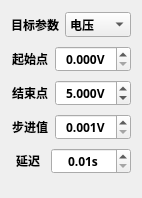
                   <widget class="QWidget" name="scrollAreaWidgetContents_2">
                    <property name="geometry">
                     <rect>
                      <x>0</x>
                      <y>0</y>
                      <width>142</width>
                      <height>198</height>
                     </rect>
                    </property>
                    <layout class="QVBoxLayout" name="verticalLayout_16">
                     <item>
                      <layout class="QHBoxLayout" name="horizontalLayout_14" stretch="1,2">
                       <property name="spacing">
                        <number>6</number>
                       </property>
                       <item>
                        <widget class="QLabel" name="label_11">
                         <property name="minimumSize">
                          <size>
                           <width>0</width>
                           <height>28</height>
                          </size>
                         </property>
                         <property name="font">
                          <font>
                           <family>Sarasa Fixed SC SemiBold</family>
                           <bold>true</bold>
                          </font>
                         </property>
                         <property name="text">
                          <string>目标参数</string>
                         </property>
                         <property name="alignment">
                          <set>Qt::AlignCenter</set>
                         </property>
                         <property name="margin">
                          <number>6</number>
                         </property>
                        </widget>
                       </item>
                       <item>
                        <widget class="QComboBox" name="comboSweepTarget">
                         <property name="maximumSize">
                          <size>
                           <width>80</width>
                           <height>16777215</height>
                          </size>
                         </property>
                         <property name="font">
                          <font>
                           <family>Sarasa Fixed SC SemiBold</family>
                           <bold>true</bold>
                          </font>
                         </property>
                         <property name="sizeAdjustPolicy">
                          <enum>QComboBox::AdjustToContentsOnFirstShow</enum>
                         </property>
                         <item>
                          <property name="text">
                           <string>电压</string>
                          </property>
                         </item>
                         <item>
                          <property name="text">
                           <string>电流</string>
                          </property>
                         </item>
                        </widget>
                       </item>
                      </layout>
                     </item>
                     <item>
                      <layout class="QHBoxLayout" name="horizontalLayout_15" stretch="1,2">
                       <item>
                        <widget class="QLabel" name="label_15">
                         <property name="minimumSize">
                          <size>
                           <width>0</width>
                           <height>28</height>
                          </size>
                         </property>
                         <property name="font">
                          <font>
                           <family>Sarasa Fixed SC SemiBold</family>
                           <bold>true</bold>
                          </font>
                         </property>
                         <property name="text">
                          <string>起始点</string>
                         </property>
                         <property name="alignment">
                          <set>Qt::AlignCenter</set>
                         </property>
                         <property name="margin">
                          <number>6</number>
                         </property>
                        </widget>
                       </item>
                       <item>
                        <widget class="QDoubleSpinBox" name="spinBoxSweepStart">
                         <property name="maximumSize">
                          <size>
                           <width>80</width>
                           <height>16777215</height>
                          </size>
                         </property>
                         <property name="font">
                          <font>
                           <family>Sarasa Fixed SC SemiBold</family>
                           <bold>true</bold>
                          </font>
                         </property>
                         <property name="alignment">
                          <set>Qt::AlignCenter</set>
                         </property>
                         <property name="suffix">
                          <string>V</string>
                         </property>
                         <property name="decimals">
                          <number>3</number>
                         </property>
                         <property name="minimum">
                          <double>0.000000000000000</double>
                         </property>
                         <property name="maximum">
                          <double>30.000000000000000</double>
                         </property>
                         <property name="singleStep">
                          <double>0.100000000000000</double>
                         </property>
                         <property name="stepType">
                          <enum>QAbstractSpinBox::AdaptiveDecimalStepType</enum>
                         </property>
                        </widget>
                       </item>
                      </layout>
                     </item>
                     <item>
                      <layout class="QHBoxLayout" name="horizontalLayout_16" stretch="1,2">
                       <item>
                        <widget class="QLabel" name="label_16">
                         <property name="minimumSize">
                          <size>
                           <width>0</width>
                           <height>28</height>
                          </size>
                         </property>
                         <property name="font">
                          <font>
                           <family>Sarasa Fixed SC SemiBold</family>
                           <bold>true</bold>
                          </font>
                         </property>
                         <property name="text">
                          <string>结束点</string>
                         </property>
                         <property name="alignment">
                          <set>Qt::AlignCenter</set>
                         </property>
                         <property name="margin">
                          <number>6</number>
                         </property>
                        </widget>
                       </item>
                       <item>
                        <widget class="QDoubleSpinBox" name="spinBoxSweepStop">
                         <property name="maximumSize">
                          <size>
                           <width>80</width>
                           <height>16777215</height>
                          </size>
                         </property>
                         <property name="font">
                          <font>
                           <family>Sarasa Fixed SC SemiBold</family>
                           <bold>true</bold>
                          </font>
                         </property>
                         <property name="alignment">
                          <set>Qt::AlignCenter</set>
                         </property>
                         <property name="suffix">
                          <string>V</string>
                         </property>
                         <property name="decimals">
                          <number>3</number>
                         </property>
                         <property name="minimum">
                          <double>0.000000000000000</double>
                         </property>
                         <property name="maximum">
                          <double>30.000000000000000</double>
                         </property>
                         <property name="singleStep">
                          <double>0.100000000000000</double>
                         </property>
                         <property name="stepType">
                          <enum>QAbstractSpinBox::AdaptiveDecimalStepType</enum>
                         </property>
                         <property name="value">
                          <double>5.000000000000000</double>
                         </property>
                        </widget>
                       </item>
                      </layout>
                     </item>
                     <item>
                      <layout class="QHBoxLayout" name="horizontalLayout_17" stretch="1,2">
                       <item>
                        <widget class="QLabel" name="label_17">
                         <property name="minimumSize">
                          <size>
                           <width>0</width>
                           <height>28</height>
                          </size>
                         </property>
                         <property name="font">
                          <font>
                           <family>Sarasa Fixed SC SemiBold</family>
                           <bold>true</bold>
                          </font>
                         </property>
                         <property name="text">
                          <string>步进值</string>
                         </property>
                         <property name="alignment">
                          <set>Qt::AlignCenter</set>
                         </property>
                         <property name="margin">
                          <number>6</number>
                         </property>
                        </widget>
                       </item>
                       <item>
                        <widget class="QDoubleSpinBox" name="spinBoxSweepStep">
                         <property name="maximumSize">
                          <size>
                           <width>80</width>
                           <height>16777215</height>
                          </size>
                         </property>
                         <property name="font">
                          <font>
                           <family>Sarasa Fixed SC SemiBold</family>
                           <bold>true</bold>
                          </font>
                         </property>
                         <property name="alignment">
                          <set>Qt::AlignCenter</set>
                         </property>
                         <property name="suffix">
                          <string>V</string>
                         </property>
                         <property name="decimals">
                          <number>3</number>
                         </property>
                         <property name="minimum">
                          <double>0.001000000000000</double>
                         </property>
                         <property name="maximum">
                          <double>30.000000000000000</double>
                         </property>
                         <property name="singleStep">
                          <double>0.100000000000000</double>
                         </property>
                         <property name="stepType">
                          <enum>QAbstractSpinBox::AdaptiveDecimalStepType</enum>
                         </property>
                         <property name="value">
                          <double>0.001000000000000</double>
                         </property>
                        </widget>
                       </item>
                      </layout>
                     </item>
                     <item>
                      <layout class="QHBoxLayout" name="horizontalLayout_18" stretch="1,2">
                       <item>
                        <widget class="QLabel" name="label_18">
                         <property name="minimumSize">
                          <size>
                           <width>0</width>
                           <height>28</height>
                          </size>
                         </property>
                         <property name="font">
                          <font>
                           <family>Sarasa Fixed SC SemiBold</family>
                           <bold>true</bold>
                          </font>
                         </property>
                         <property name="text">
                          <string>延迟</string>
                         </property>
                         <property name="alignment">
                          <set>Qt::AlignCenter</set>
                         </property>
                         <property name="margin">
                          <number>6</number>
                         </property>
                        </widget>
                       </item>
                       <item>
                        <widget class="QDoubleSpinBox" name="spinBoxSweepDelay">
                         <property name="maximumSize">
                          <size>
                           <width>80</width>
                           <height>16777215</height>
                          </size>
                         </property>
                         <property name="font">
                          <font>
                           <family>Sarasa Fixed SC SemiBold</family>
                           <bold>true</bold>
                          </font>
                         </property>
                         <property name="alignment">
                          <set>Qt::AlignCenter</set>
                         </property>
                         <property name="suffix">
                          <string>s</string>
                         </property>
                         <property name="decimals">
                          <number>2</number>
                         </property>
                         <property name="minimum">
                          <double>0.010000000000000</double>
                         </property>
                         <property name="maximum">
                          <double>999999.000000000000000</double>
                         </property>
                         <property name="singleStep">
                          <double>0.100000000000000</double>
                         </property>
                         <property name="stepType">
                          <enum>QAbstractSpinBox::AdaptiveDecimalStepType</enum>
                         </property>
                        </widget>
                       </item>
                      </layout>
                     </item>
                     <item>
                      <spacer name="verticalSpacer_2">
                       <property name="orientation">
                        <enum>Qt::Vertical</enum>
                       </property>
                       <property name="sizeHint" stdset="0">
                        <size>
                         <width>20</width>
                         <height>36</height>
                        </size>
                       </property>
                      </spacer>
                     </item>
                    </layout>
                   </widget>
